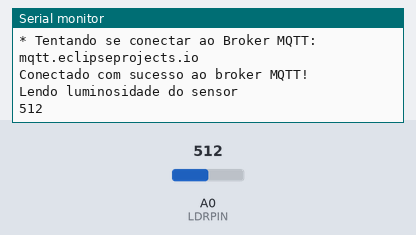
This sketch was run on a simulated ESP8266 (NodeMCU). Parts: the last lines printed to the serial monitor. Inputs (shaded band) come from the test bench; at power-on: A0 (LDRPIN) = 512. WiFi joins after 1.5 s; servers stay silent unless stated; no MQTT or app messages arrive unless stated.

Above: at 2.7 s.
2.8 s: A0 (LDRPIN) set to 716
At 12.1 s:
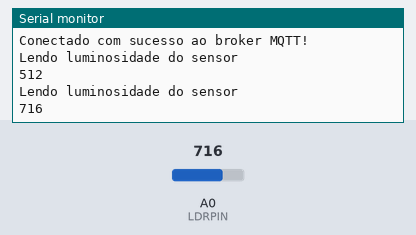
12.8 s: A0 (LDRPIN) set to 900
At 22.2 s:
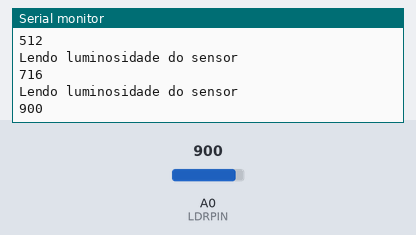

Measured:
- after the input at 2.8 s, the serial monitor: prints a new line after 8.8 s (image 1)
- after the input at 12.8 s, the serial monitor: prints a new line after 8.8 s (image 2)

The sketch:

cli-mlk-003-pub.ino.ino
```cpp
/*
 *  Projeto: Envio de temperatura e umidade para um broker mqtt no ESP32
 *  Bibliotecas usadas:
 *    Biblioteca MQTT (PubSubClient)
 *    https://github.com/knolleary/pubsubclient
 *
 */
#include <ESP8266WiFi.h>
#include <PubSubClient.h>

#ifndef STASSID
#define STASSID "FernandaRodrigo_2G"
#define STAPSK  "Ferodrigo2015"
#endif

const char* ssid     = STASSID;
const char* password = STAPSK;

/* Definições sensor LDR */
#define LDRPIN A0

/* Defines do MQTT */
#define TOPICO_PUBLISH_LUMINOSIDADE  "cli-mlk-003-pub/luminosity"

#define ID_MQTT  "cli-mlk-003-pub"  //id cliente mqtt (para identificação de sessão)
                                    //IMPORTANTE: este deve ser único no broker (ou seja,
                                    //            se um client MQTT tentar entrar com o mesmo
                                    //            id de outro já conectado ao broker, o broker
                                    //            irá fechar a conexão de um deles).

/* Variaveis, constantes e objetos globais */

const char* BROKER_MQTT = "mqtt.eclipseprojects.io"; //URL do broker MQTT que se deseja utilizar
int BROKER_PORT = 1883; // Porta do Broker MQTT

//Variáveis e objetos globais
WiFiClient espClient; // Cria o objeto espClient
PubSubClient MQTT(espClient); // Instancia o Cliente MQTT passando o objeto espClient

/* Prototypes */
int faz_leitura_luminosidade(void);
void initWiFi(void);
void initMQTT(void);
void reconnectMQTT(void);
void reconnectWiFi(void);
void VerificaConexoesWiFIEMQTT(void);


/* Função: faz a leitura da luminosidade (sensor LDR)
 * Parametros: nenhum
 * Retorno: umidade (0 - 100%)
 */
int faz_leitura_luminosidade(void)
{
    int h = analogRead(LDRPIN);

    Serial.println("Lendo luminosidade do sensor");
    Serial.println(h);

    float result;

    if (! (isnan(h)) )
        result = h;
    else
        result = 0;

    return result;
}

/* Função: inicializa e conecta-se na rede WI-FI desejada
*  Parâmetros: nenhum
*  Retorno: nenhum
*/
void initWiFi(void)
{
    delay(10);
    Serial.println("------Conexao WI-FI------");
    Serial.print("Conectando-se na rede: ");
    Serial.println(ssid);
    Serial.println("Aguarde");

    reconnectWiFi();
}

/* Função: inicializa parâmetros de conexão MQTT(endereço do
 *         broker, porta e seta função de callback)
 * Parâmetros: nenhum
 * Retorno: nenhum
 */
void initMQTT(void)
{
    MQTT.setServer(BROKER_MQTT, BROKER_PORT);   //informa qual broker e porta deve ser conectado
}

/* Função: reconecta-se ao broker MQTT (caso ainda não esteja conectado ou em caso de a conexão cair)
 *         em caso de sucesso na conexão ou reconexão, o subscribe dos tópicos é refeito.
 * Parâmetros: nenhum
 * Retorno: nenhum
 */
void reconnectMQTT(void)
{
    while (!MQTT.connected())
    {
        Serial.println();
        Serial.print("* Tentando se conectar ao Broker MQTT: ");
        Serial.println(BROKER_MQTT);
        if (MQTT.connect(ID_MQTT))
        {
            Serial.println("Conectado com sucesso ao broker MQTT!");
        }
        else
        {
            Serial.println("Falha ao reconectar no broker.");
            Serial.println("Havera nova tentativa de conexao em 2s");
            delay(2000);
        }
    }
}

/* Função: verifica o estado das conexões WiFI e ao broker MQTT.
 *         Em caso de desconexão (qualquer uma das duas), a conexão
 *         é refeita.
 * Parâmetros: nenhum
 * Retorno: nenhum
 */
void VerificaConexoesWiFIEMQTT(void)
{
    if (!MQTT.connected())
        reconnectMQTT(); //se não há conexão com o Broker, a conexão é refeita

     reconnectWiFi(); //se não há conexão com o WiFI, a conexão é refeita
}

/* Função: reconecta-se ao WiFi
 * Parâmetros: nenhum
 * Retorno: nenhum
 */
void reconnectWiFi(void)
{
    //se já está conectado a rede WI-FI, nada é feito.
    //Caso contrário, são efetuadas tentativas de conexão
    if (WiFi.status() == WL_CONNECTED)
        return;

    WiFi.mode(WIFI_STA);
    WiFi.begin(ssid, password);

    while (WiFi.status() != WL_CONNECTED)
    {
        delay(100);
        Serial.print(".");
    }

    Serial.println();
    Serial.print("Conectado com sucesso na rede ");
    Serial.print(ssid);
    Serial.print(" - IP obtido: ");
    Serial.print(WiFi.localIP());
}

/* Função de setup */
void setup()
{
    Serial.begin(115200);

    /* Inicializa a conexao wi-fi */
    initWiFi();

    /* Inicializa a conexao ao broker MQTT */
    initMQTT();
}

/* Loop principal */
void loop()
{
    char luminosidade_str[10] = {0};

    /* garante funcionamento das conexões WiFi e ao broker MQTT */
    VerificaConexoesWiFIEMQTT();

    /* Compoe as strings a serem enviadas pro dashboard (campos texto) */
    sprintf(luminosidade_str,"%", faz_leitura_luminosidade());

    /*  Envia as strings ao dashboard MQTT */
    MQTT.publish(TOPICO_PUBLISH_LUMINOSIDADE, luminosidade_str);

    /* keep-alive da comunicação com broker MQTT */
    MQTT.loop();

    /* Refaz o ciclo após 10 segundos */
    delay(10000);
}
```
